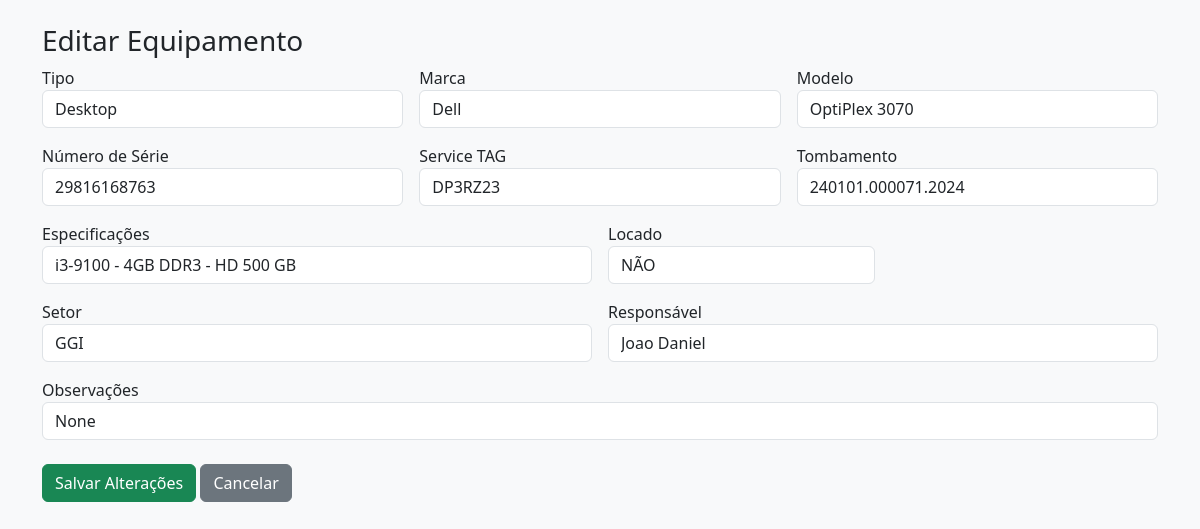
Screenshot of /editar/15 with the database file from the repository.
### tables this page shows
CREATE TABLE equipamentos (
            id INTEGER PRIMARY KEY AUTOINCREMENT,
            tipo TEXT,
            marca TEXT,
            modelo TEXT,
            numero_serie TEXT,
            service_tag TEXT,
            tombamento TEXT,
            especificacoes TEXT,
            locado TEXT,
            setor TEXT,
            responsavel TEXT,
            observacoes TEXT,
            status TEXT DEFAULT 'ATIVO'
        );

### app.py (the view, shortened to what this page needs)
@app.route("/editar/<int:id>", methods=["GET", "POST"])
def editar(id):
    conn = sqlite3.connect(DATABASE)
    conn.row_factory = sqlite3.Row
    cursor = conn.cursor()
    cursor.execute("SELECT * FROM equipamentos WHERE id=?", (id,))
    equipamento = cursor.fetchone()
    conn.close()
    return render_template("editar.html", equipamento=equipamento)

### templates/editar.html (shortened to what this page needs)
<!DOCTYPE html>
<html>
<head>
    <link href="https://cdn.jsdelivr.net/npm/bootstrap@5.3.2/dist/css/bootstrap.min.css" rel="stylesheet">
</head>
<body class="bg-light">
<div class="container mt-4">
    <h3>Editar Equipamento</h3>
    <form method="POST">
        <div class="row g-3">
            <div class="col-md-4">
                <label>Tipo</label>
                <input class="form-control" name="tipo" value="{{ equipamento['tipo'] }}">
            </div>
            <div class="col-md-4">
                <label>Marca</label>
                <input class="form-control" name="marca" value="{{ equipamento['marca'] }}">
            </div>
            <div class="col-md-4">
                <label>Modelo</label>
                <input class="form-control" name="modelo" value="{{ equipamento['modelo'] }}">
            </div>
            <div class="col-md-4">
                <label>Número de Série</label>
                <input class="form-control" name="numero_serie" value="{{ equipamento['numero_serie'] }}">
            </div>
            <div class="col-md-4">
                <label>Service TAG</label>
                <input class="form-control" name="service_tag" value="{{ equipamento['service_tag'] }}">
            </div>
            <div class="col-md-4">
                <label>Tombamento</label>
                <input class="form-control" name="tombamento" value="{{ equipamento['tombamento'] }}">
            </div>
            <div class="col-md-6">
                <label>Especificações</label>
                <input class="form-control" name="especificacoes" value="{{ equipamento['especificacoes'] }}">
            </div>
            <div class="col-md-3">
                <label>Locado</label>
                <select class="form-control" name="locado">
                    <option {% if equipamento['locado']=='NÃO' %}selected{% endif %}>NÃO</option>
                </select>
            </div>
            <div class="col-md-6">
                <label>Setor</label>
                <input class="form-control" name="setor" value="{{ equipamento['setor'] }}">
            </div>
            <div class="col-md-6">
                <label>Responsável</label>
                <input class="form-control" name="responsavel" value="{{ equipamento['responsavel'] }}">
            </div>
            <div class="col-md-12">
                <label>Observações</label>
                <input class="form-control" name="observacoes" value="{{ equipamento['observacoes'] }}">
            </div>
        </div>
        <br>
        <button class="btn btn-success">Salvar Alterações</button>
        <a href="/equipamentos" class="btn btn-secondary">Cancelar</a>
    </form>
</div>
</body>
</html>

### rows the page displays
equipamentos: tipo "Desktop", marca "Dell", modelo "OptiPlex 3070", numero_serie "29816168763", service_tag "DP3RZ23", tombamento "240101.000071.2024", especificacoes "i3-9100 - 4GB DDR3 - HD 500 GB", locado "NÃO", setor "GGI", responsavel "Joao Daniel"
